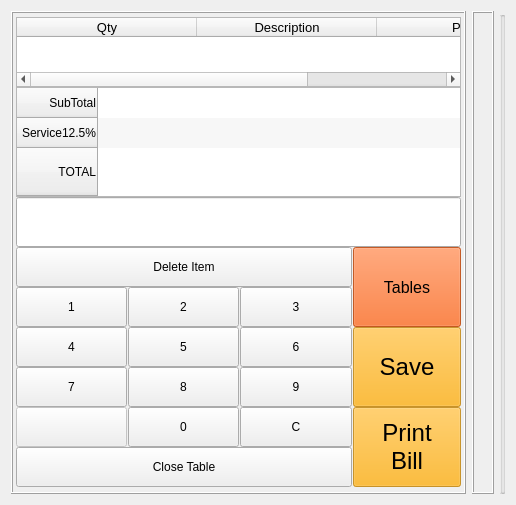
           <widget class="QWidget" name="orders_page">
            <layout class="QHBoxLayout" name="horizontalLayout_11">
             <item>
              <widget class="QFrame" name="order_frame">
               <property name="sizePolicy">
                <sizepolicy hsizetype="Expanding" vsizetype="Expanding">
                 <horstretch>0</horstretch>
                 <verstretch>0</verstretch>
                </sizepolicy>
               </property>
               <property name="minimumSize">
                <size>
                 <width>0</width>
                 <height>0</height>
                </size>
               </property>
               <property name="maximumSize">
                <size>
                 <width>455</width>
                 <height>16777215</height>
                </size>
               </property>
               <property name="frameShape">
                <enum>QFrame::Box</enum>
               </property>
               <property name="frameShadow">
                <enum>QFrame::Raised</enum>
               </property>
               <property name="lineWidth">
                <number>1</number>
               </property>
               <layout class="QGridLayout" name="gridLayout_8">
                <property name="leftMargin">
                 <number>3</number>
                </property>
                <property name="topMargin">
                 <number>4</number>
                </property>
                <property name="rightMargin">
                 <number>3</number>
                </property>
                <property name="bottomMargin">
                 <number>5</number>
                </property>
                <property name="horizontalSpacing">
                 <number>1</number>
                </property>
                <property name="verticalSpacing">
                 <number>0</number>
                </property>
                <item row="7" column="2">
                 <widget class="QPushButton" name="num_btn_4">
                  <property name="sizePolicy">
                   <sizepolicy hsizetype="Minimum" vsizetype="Minimum">
                    <horstretch>0</horstretch>
                    <verstretch>0</verstretch>
                   </sizepolicy>
                  </property>
                  <property name="minimumSize">
                   <size>
                    <width>0</width>
                    <height>40</height>
                   </size>
                  </property>
                  <property name="maximumSize">
                   <size>
                    <width>113</width>
                    <height>90</height>
                   </size>
                  </property>
                  <property name="text">
                   <string>4</string>
                  </property>
                 </widget>
                </item>
                <item row="10" column="2" colspan="3">
                 <widget class="QPushButton" name="close_tab">
                  <property name="sizePolicy">
                   <sizepolicy hsizetype="Minimum" vsizetype="Minimum">
                    <horstretch>0</horstretch>
                    <verstretch>0</verstretch>
                   </sizepolicy>
                  </property>
                  <property name="minimumSize">
                   <size>
                    <width>0</width>
                    <height>40</height>
                   </size>
                  </property>
                  <property name="maximumSize">
                   <size>
                    <width>342</width>
                    <height>90</height>
                   </size>
                  </property>
                  <property name="text">
                   <string>Close Table</string>
                  </property>
                 </widget>
                </item>
                <item row="7" column="5" rowspan="2">
                 <widget class="QPushButton" name="send_btn">
                  <property name="sizePolicy">
                   <sizepolicy hsizetype="Minimum" vsizetype="Expanding">
                    <horstretch>0</horstretch>
                    <verstretch>0</verstretch>
                   </sizepolicy>
                  </property>
                  <property name="minimumSize">
                   <size>
                    <width>0</width>
                    <height>0</height>
                   </size>
                  </property>
                  <property name="maximumSize">
                   <size>
                    <width>110</width>
                    <height>16777215</height>
                   </size>
                  </property>
                  <property name="font">
                   <font>
                    <pointsize>18</pointsize>
                   </font>
                  </property>
                  <property name="autoFillBackground">
                   <bool>false</bool>
                  </property>
                  <property name="styleSheet">
                   <string notr="true">padding:6;
background-color: rgba(255, 170, 0, 186);</string>
                  </property>
                  <property name="text">
                   <string>Save</string>
                  </property>
                 </widget>
                </item>
                <item row="4" column="5" rowspan="3">
                 <widget class="QPushButton" name="tables_btn">
                  <property name="sizePolicy">
                   <sizepolicy hsizetype="Minimum" vsizetype="Expanding">
                    <horstretch>0</horstretch>
                    <verstretch>0</verstretch>
                   </sizepolicy>
                  </property>
                  <property name="minimumSize">
                   <size>
                    <width>0</width>
                    <height>0</height>
                   </size>
                  </property>
                  <property name="maximumSize">
                   <size>
                    <width>110</width>
                    <height>16777215</height>
                   </size>
                  </property>
                  <property name="palette">
                   <palette>
                    <active>
                     <colorrole role="Button">
                      <brush brushstyle="SolidPattern">
                       <color alpha="200">
                        <red>255</red>
                        <green>85</green>
                        <blue>0</blue>
                       </color>
                      </brush>
                     </colorrole>
                     <colorrole role="Base">
                      <brush brushstyle="SolidPattern">
                       <color alpha="200">
                        <red>255</red>
                        <green>85</green>
                        <blue>0</blue>
                       </color>
                      </brush>
                     </colorrole>
                     <colorrole role="Window">
                      <brush brushstyle="SolidPattern">
                       <color alpha="200">
                        <red>255</red>
                        <green>85</green>
                        <blue>0</blue>
                       </color>
                      </brush>
                     </colorrole>
                    </active>
                    <inactive>
                     <colorrole role="Button">
                      <brush brushstyle="SolidPattern">
                       <color alpha="200">
                        <red>255</red>
                        <green>85</green>
                        <blue>0</blue>
                       </color>
                      </brush>
                     </colorrole>
                     <colorrole role="Base">
                      <brush brushstyle="SolidPattern">
                       <color alpha="200">
                        <red>255</red>
                        <green>85</green>
                        <blue>0</blue>
                       </color>
                      </brush>
                     </colorrole>
                     <colorrole role="Window">
                      <brush brushstyle="SolidPattern">
                       <color alpha="200">
                        <red>255</red>
                        <green>85</green>
                        <blue>0</blue>
                       </color>
                      </brush>
                     </colorrole>
                    </inactive>
                    <disabled>
                     <colorrole role="Button">
                      <brush brushstyle="SolidPattern">
                       <color alpha="200">
                        <red>255</red>
                        <green>85</green>
                        <blue>0</blue>
                       </color>
                      </brush>
                     </colorrole>
                     <colorrole role="Base">
                      <brush brushstyle="SolidPattern">
                       <color alpha="200">
                        <red>255</red>
                        <green>85</green>
                        <blue>0</blue>
                       </color>
                      </brush>
                     </colorrole>
                     <colorrole role="Window">
                      <brush brushstyle="SolidPattern">
                       <color alpha="200">
                        <red>255</red>
                        <green>85</green>
                        <blue>0</blue>
                       </color>
                      </brush>
                     </colorrole>
                    </disabled>
                   </palette>
                  </property>
                  <property name="font">
                   <font>
                    <pointsize>12</pointsize>
                   </font>
                  </property>
                  <property name="styleSheet">
                   <string notr="true">background-color: rgb(255, 85, 0,200);</string>
                  </property>
                  <property name="text">
                   <string>Tables</string>
                  </property>
                 </widget>
                </item>
                <item row="7" column="4">
                 <widget class="QPushButton" name="num_btn_6">
                  <property name="sizePolicy">
                   <sizepolicy hsizetype="Minimum" vsizetype="Minimum">
                    <horstretch>0</horstretch>
                    <verstretch>0</verstretch>
                   </sizepolicy>
                  </property>
                  <property name="minimumSize">
                   <size>
                    <width>0</width>
                    <height>40</height>
                   </size>
                  </property>
                  <property name="maximumSize">
                   <size>
                    <width>113</width>
                    <height>90</height>
                   </size>
                  </property>
                  <property name="text">
                   <string>6</string>
                  </property>
                 </widget>
                </item>
                <item row="6" column="4">
                 <widget class="QPushButton" name="num_btn_3">
                  <property name="sizePolicy">
                   <sizepolicy hsizetype="Minimum" vsizetype="Minimum">
                    <horstretch>0</horstretch>
                    <verstretch>0</verstretch>
                   </sizepolicy>
                  </property>
                  <property name="minimumSize">
                   <size>
                    <width>0</width>
                    <height>40</height>
                   </size>
                  </property>
                  <property name="maximumSize">
                   <size>
                    <width>113</width>
                    <height>90</height>
                   </size>
                  </property>
                  <property name="text">
                   <string>3</string>
                  </property>
                 </widget>
                </item>
                <item row="3" column="2" colspan="4">
                 <widget class="QLineEdit" name="number_entry_field">
                  <property name="sizePolicy">
                   <sizepolicy hsizetype="Expanding" vsizetype="Minimum">
                    <horstretch>0</horstretch>
                    <verstretch>0</verstretch>
                   </sizepolicy>
                  </property>
                  <property name="minimumSize">
                   <size>
                    <width>0</width>
                    <height>50</height>
                   </size>
                  </property>
                  <property name="maximumSize">
                   <size>
                    <width>16777215</width>
                    <height>100</height>
                   </size>
                  </property>
                  <property name="alignment">
                   <set>Qt::AlignRight|Qt::AlignTrailing|Qt::AlignVCenter</set>
                  </property>
                 </widget>
                </item>
                <item row="9" column="4">
                 <widget class="QPushButton" name="clear_btn">
                  <property name="sizePolicy">
                   <sizepolicy hsizetype="Minimum" vsizetype="Minimum">
                    <horstretch>0</horstretch>
                    <verstretch>0</verstretch>
                   </sizepolicy>
                  </property>
                  <property name="minimumSize">
                   <size>
                    <width>0</width>
                    <height>40</height>
                   </size>
                  </property>
                  <property name="maximumSize">
                   <size>
                    <width>113</width>
                    <height>90</height>
                   </size>
                  </property>
                  <property name="text">
                   <string>C</string>
                  </property>
                 </widget>
                </item>
                <item row="2" column="2" colspan="4">
                 <widget class="QTableWidget" name="totals">
                  <property name="sizePolicy">
                   <sizepolicy hsizetype="Expanding" vsizetype="Expanding">
                    <horstretch>0</horstretch>
                    <verstretch>0</verstretch>
                   </sizepolicy>
                  </property>
                  <property name="minimumSize">
                   <size>
                    <width>0</width>
                    <height>110</height>
                   </size>
                  </property>
                  <property name="maximumSize">
                   <size>
                    <width>445</width>
                    <height>110</height>
                   </size>
                  </property>
                  <property name="font">
                   <font>
                    <pointsize>9</pointsize>
                   </font>
                  </property>
                  <property name="verticalScrollBarPolicy">
                   <enum>Qt::ScrollBarAlwaysOff</enum>
                  </property>
                  <property name="sizeAdjustPolicy">
                   <enum>QAbstractScrollArea::AdjustToContents</enum>
                  </property>
                  <property name="editTriggers">
                   <set>QAbstractItemView::NoEditTriggers</set>
                  </property>
                  <property name="tabKeyNavigation">
                   <bool>false</bool>
                  </property>
                  <property name="showDropIndicator" stdset="0">
                   <bool>false</bool>
                  </property>
                  <property name="dragDropOverwriteMode">
                   <bool>false</bool>
                  </property>
                  <property name="alternatingRowColors">
                   <bool>true</bool>
                  </property>
                  <property name="textElideMode">
                   <enum>Qt::ElideNone</enum>
                  </property>
                  <property name="showGrid">
                   <bool>false</bool>
                  </property>
                  <property name="gridStyle">
                   <enum>Qt::DashDotDotLine</enum>
                  </property>
                  <attribute name="horizontalHeaderVisible">
                   <bool>false</bool>
                  </attribute>
                  <attribute name="horizontalHeaderMinimumSectionSize">
                   <number>38</number>
                  </attribute>
                  <attribute name="horizontalHeaderHighlightSections">
                   <bool>false</bool>
                  </attribute>
                  <attribute name="horizontalHeaderStretchLastSection">
                   <bool>true</bool>
                  </attribute>
                  <attribute name="verticalHeaderHighlightSections">
                   <bool>false</bool>
                  </attribute>
                  <attribute name="verticalHeaderStretchLastSection">
                   <bool>true</bool>
                  </attribute>
                  <row>
                   <property name="text">
                    <string>SubTotal</string>
                   </property>
                   <property name="textAlignment">
                    <set>AlignTrailing|AlignVCenter</set>
                   </property>
                  </row>
                  <row>
                   <property name="text">
                    <string>Service12.5%</string>
                   </property>
                   <property name="textAlignment">
                    <set>AlignTrailing|AlignVCenter</set>
                   </property>
                  </row>
                  <row>
                   <property name="text">
                    <string>TOTAL</string>
                   </property>
                   <property name="textAlignment">
                    <set>AlignTrailing|AlignVCenter</set>
                   </property>
                  </row>
                  <column>
                   <property name="text">
                    <string>count</string>
                   </property>
                   <property name="textAlignment">
                    <set>AlignTrailing|AlignTop</set>
                   </property>
                  </column>
                  <item row="0" column="0">
                   <property name="text">
                    <string/>
                   </property>
                   <property name="textAlignment">
                    <set>AlignTrailing|AlignVCenter</set>
                   </property>
                  </item>
                  <item row="1" column="0">
                   <property name="text">
                    <string/>
                   </property>
                   <property name="textAlignment">
                    <set>AlignTrailing|AlignVCenter</set>
                   </property>
                  </item>
                  <item row="2" column="0">
                   <property name="text">
                    <string/>
                   </property>
                   <property name="textAlignment">
                    <set>AlignTrailing|AlignVCenter</set>
                   </property>
                  </item>
                 </widget>
                </item>
                <item row="9" column="5" rowspan="2">
                 <widget class="QPushButton" name="bill_btn">
                  <property name="sizePolicy">
                   <sizepolicy hsizetype="Minimum" vsizetype="Expanding">
                    <horstretch>0</horstretch>
                    <verstretch>0</verstretch>
                   </sizepolicy>
                  </property>
                  <property name="minimumSize">
                   <size>
                    <width>0</width>
                    <height>0</height>
                   </size>
                  </property>
                  <property name="maximumSize">
                   <size>
                    <width>110</width>
                    <height>16777215</height>
                   </size>
                  </property>
                  <property name="font">
                   <font>
                    <pointsize>18</pointsize>
                   </font>
                  </property>
                  <property name="autoFillBackground">
                   <bool>false</bool>
                  </property>
                  <property name="styleSheet">
                   <string notr="true">padding:6;
background-color: rgba(255, 170, 0, 186);</string>
                  </property>
                  <property name="text">
                   <string>Print 
Bill</string>
                  </property>
                 </widget>
                </item>
                <item row="9" column="2">
                 <widget class="QPushButton" name="pushButton_2">
                  <property name="enabled">
                   <bool>false</bool>
                  </property>
                  <property name="minimumSize">
                   <size>
                    <width>0</width>
                    <height>40</height>
                   </size>
                  </property>
                  <property name="maximumSize">
                   <size>
                    <width>113</width>
                    <height>90</height>
                   </size>
                  </property>
                  <property name="text">
                   <string/>
                  </property>
                 </widget>
                </item>
                <item row="8" column="3">
                 <widget class="QPushButton" name="num_btn_8">
                  <property name="sizePolicy">
                   <sizepolicy hsizetype="Minimum" vsizetype="Minimum">
                    <horstretch>0</horstretch>
                    <verstretch>0</verstretch>
                   </sizepolicy>
                  </property>
                  <property name="minimumSize">
                   <size>
                    <width>0</width>
                    <height>40</height>
                   </size>
                  </property>
                  <property name="maximumSize">
                   <size>
                    <width>113</width>
                    <height>90</height>
                   </size>
                  </property>
                  <property name="text">
                   <string>8</string>
                  </property>
                 </widget>
                </item>
                <item row="6" column="2">
                 <widget class="QPushButton" name="num_btn_1">
                  <property name="sizePolicy">
                   <sizepolicy hsizetype="Minimum" vsizetype="Minimum">
                    <horstretch>0</horstretch>
                    <verstretch>0</verstretch>
                   </sizepolicy>
                  </property>
                  <property name="minimumSize">
                   <size>
                    <width>0</width>
                    <height>40</height>
                   </size>
                  </property>
                  <property name="maximumSize">
                   <size>
                    <width>113</width>
                    <height>90</height>
                   </size>
                  </property>
                  <property name="text">
                   <string>1</string>
                  </property>
                 </widget>
                </item>
                <item row="4" column="2" colspan="3">
                 <widget class="QPushButton" name="delete_item_btn">
                  <property name="enabled">
                   <bool>true</bool>
                  </property>
                  <property name="minimumSize">
                   <size>
                    <width>0</width>
                    <height>40</height>
                   </size>
                  </property>
                  <property name="maximumSize">
                   <size>
                    <width>342</width>
                    <height>90</height>
                   </size>
                  </property>
                  <property name="text">
                   <string>Delete Item</string>
                  </property>
                 </widget>
                </item>
                <item row="7" column="3">
                 <widget class="QPushButton" name="num_btn_5">
                  <property name="sizePolicy">
                   <sizepolicy hsizetype="Minimum" vsizetype="Minimum">
                    <horstretch>0</horstretch>
                    <verstretch>0</verstretch>
                   </sizepolicy>
                  </property>
                  <property name="minimumSize">
                   <size>
                    <width>0</width>
                    <height>40</height>
                   </size>
                  </property>
                  <property name="maximumSize">
                   <size>
                    <width>113</width>
                    <height>90</height>
                   </size>
                  </property>
                  <property name="text">
                   <string>5</string>
                  </property>
                 </widget>
                </item>
                <item row="1" column="2" colspan="4" alignment="Qt::AlignHCenter">
                 <widget class="QTableWidget" name="orders_table">
                  <property name="minimumSize">
                   <size>
                    <width>0</width>
                    <height>0</height>
                   </size>
                  </property>
                  <property name="maximumSize">
                   <size>
                    <width>1000</width>
                    <height>16777215</height>
                   </size>
                  </property>
                  <property name="font">
                   <font>
                    <family>Segoe UI</family>
                    <pointsize>10</pointsize>
                   </font>
                  </property>
                  <property name="styleSheet">
                   <string notr="true"/>
                  </property>
                  <property name="verticalScrollBarPolicy">
                   <enum>Qt::ScrollBarAsNeeded</enum>
                  </property>
                  <property name="sizeAdjustPolicy">
                   <enum>QAbstractScrollArea::AdjustToContents</enum>
                  </property>
                  <property name="autoScroll">
                   <bool>true</bool>
                  </property>
                  <property name="autoScrollMargin">
                   <number>16</number>
                  </property>
                  <property name="editTriggers">
                   <set>QAbstractItemView::SelectedClicked</set>
                  </property>
                  <property name="alternatingRowColors">
                   <bool>true</bool>
                  </property>
                  <property name="selectionMode">
                   <enum>QAbstractItemView::MultiSelection</enum>
                  </property>
                  <property name="selectionBehavior">
                   <enum>QAbstractItemView::SelectRows</enum>
                  </property>
                  <property name="verticalScrollMode">
                   <enum>QAbstractItemView::ScrollPerItem</enum>
                  </property>
                  <property name="showGrid">
                   <bool>true</bool>
                  </property>
                  <property name="sortingEnabled">
                   <bool>false</bool>
                  </property>
                  <property name="wordWrap">
                   <bool>true</bool>
                  </property>
                  <attribute name="horizontalHeaderCascadingSectionResizes">
                   <bool>true</bool>
                  </attribute>
                  <attribute name="horizontalHeaderDefaultSectionSize">
                   <number>180</number>
                  </attribute>
                  <attribute name="horizontalHeaderShowSortIndicator" stdset="0">
                   <bool>false</bool>
                  </attribute>
                  <attribute name="horizontalHeaderStretchLastSection">
                   <bool>false</bool>
                  </attribute>
                  <attribute name="verticalHeaderVisible">
                   <bool>false</bool>
                  </attribute>
                  <column>
                   <property name="text">
                    <string>Qty</string>
                   </property>
                  </column>
                  <column>
                   <property name="text">
                    <string>Description</string>
                   </property>
                   <property name="textAlignment">
                    <set>AlignCenter</set>
                   </property>
                  </column>
                  <column>
                   <property name="text">
                    <string>Price</string>
                   </property>
                  </column>
                 </widget>
                </item>
                <item row="9" column="3">
                 <widget class="QPushButton" name="num_btn_0">
                  <property name="sizePolicy">
                   <sizepolicy hsizetype="Minimum" vsizetype="Minimum">
                    <horstretch>0</horstretch>
                    <verstretch>0</verstretch>
                   </sizepolicy>
                  </property>
                  <property name="minimumSize">
                   <size>
                    <width>0</width>
                    <height>40</height>
                   </size>
                  </property>
                  <property name="maximumSize">
                   <size>
                    <width>113</width>
                    <height>90</height>
                   </size>
                  </property>
                  <property name="text">
                   <string>0</string>
                  </property>
                 </widget>
                </item>
                <item row="8" column="4">
                 <widget class="QPushButton" name="num_btn_9">
                  <property name="sizePolicy">
                   <sizepolicy hsizetype="Minimum" vsizetype="Minimum">
                    <horstretch>0</horstretch>
                    <verstretch>0</verstretch>
                   </sizepolicy>
                  </property>
                  <property name="minimumSize">
                   <size>
                    <width>0</width>
                    <height>40</height>
                   </size>
                  </property>
                  <property name="maximumSize">
                   <size>
                    <width>113</width>
                    <height>90</height>
                   </size>
                  </property>
                  <property name="text">
                   <string>9</string>
                  </property>
                 </widget>
                </item>
                <item row="8" column="2">
                 <widget class="QPushButton" name="num_btn_7">
                  <property name="sizePolicy">
                   <sizepolicy hsizetype="Minimum" vsizetype="Minimum">
                    <horstretch>0</horstretch>
                    <verstretch>0</verstretch>
                   </sizepolicy>
                  </property>
                  <property name="minimumSize">
                   <size>
                    <width>0</width>
                    <height>40</height>
                   </size>
                  </property>
                  <property name="maximumSize">
                   <size>
                    <width>113</width>
                    <height>90</height>
                   </size>
                  </property>
                  <property name="text">
                   <string>7</string>
                  </property>
                 </widget>
                </item>
                <item row="6" column="3">
                 <widget class="QPushButton" name="num_btn_2">
                  <property name="sizePolicy">
                   <sizepolicy hsizetype="Minimum" vsizetype="Minimum">
                    <horstretch>0</horstretch>
                    <verstretch>0</verstretch>
                   </sizepolicy>
                  </property>
                  <property name="minimumSize">
                   <size>
                    <width>0</width>
                    <height>40</height>
                   </size>
                  </property>
                  <property name="maximumSize">
                   <size>
                    <width>113</width>
                    <height>90</height>
                   </size>
                  </property>
                  <property name="text">
                   <string>2</string>
                  </property>
                 </widget>
                </item>
               </layout>
              </widget>
             </item>
             <item>
              <widget class="QFrame" name="frame">
               <property name="maximumSize">
                <size>
                 <width>180</width>
                 <height>16777215</height>
                </size>
               </property>
               <property name="autoFillBackground">
                <bool>true</bool>
               </property>
               <property name="frameShape">
                <enum>QFrame::Box</enum>
               </property>
               <property name="frameShadow">
                <enum>QFrame::Raised</enum>
               </property>
               <layout class="QVBoxLayout" name="verticalLayout_2">
                <item>
                 <layout class="QVBoxLayout" name="sub_layout"/>
                </item>
               </layout>
              </widget>
             </item>
             <item>
              <widget class="QGroupBox" name="groupBox">
               <property name="autoFillBackground">
                <bool>false</bool>
               </property>
               <property name="styleSheet">
                <string notr="true">margin-top:0</string>
               </property>
               <property name="title">
                <string/>
               </property>
              </widget>
             </item>
            </layout>
           </widget>
